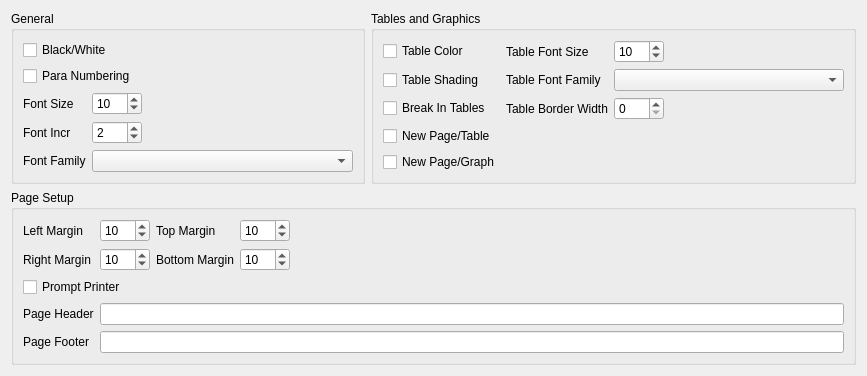
     <widget class="QWidget" name="Printer">
      <attribute name="title">
       <string>Printer</string>
      </attribute>
      <layout class="QGridLayout" name="gridLayout_13">
       <item row="0" column="0">
        <widget class="QGroupBox" name="groupBox_general">
         <property name="title">
          <string>General</string>
         </property>
         <layout class="QGridLayout" name="gridLayout_4">
          <item row="4" column="0">
           <widget class="QLabel" name="label_font_family">
            <property name="text">
             <string>Font Family</string>
            </property>
           </widget>
          </item>
          <item row="0" column="0" colspan="2">
           <widget class="QCheckBox" name="checkBox_black_white">
            <property name="text">
             <string>Black/White</string>
            </property>
           </widget>
          </item>
          <item row="2" column="1">
           <widget class="QSpinBox" name="spinBox_font_size">
            <property name="sizePolicy">
             <sizepolicy hsizetype="Fixed" vsizetype="Fixed">
              <horstretch>0</horstretch>
              <verstretch>0</verstretch>
             </sizepolicy>
            </property>
            <property name="minimumSize">
             <size>
              <width>50</width>
              <height>0</height>
             </size>
            </property>
            <property name="maximumSize">
             <size>
              <width>50</width>
              <height>16777215</height>
             </size>
            </property>
            <property name="maximum">
             <number>80</number>
            </property>
            <property name="value">
             <number>10</number>
            </property>
           </widget>
          </item>
          <item row="4" column="1" colspan="2">
           <widget class="QComboBox" name="comboBox_font_family"/>
          </item>
          <item row="0" column="2">
           <spacer name="horizontalSpacer">
            <property name="orientation">
             <enum>Qt::Horizontal</enum>
            </property>
            <property name="sizeHint" stdset="0">
             <size>
              <width>205</width>
              <height>20</height>
             </size>
            </property>
           </spacer>
          </item>
          <item row="1" column="2">
           <spacer name="horizontalSpacer_2">
            <property name="orientation">
             <enum>Qt::Horizontal</enum>
            </property>
            <property name="sizeHint" stdset="0">
             <size>
              <width>205</width>
              <height>20</height>
             </size>
            </property>
           </spacer>
          </item>
          <item row="3" column="1">
           <widget class="QSpinBox" name="spinBox_font_incr">
            <property name="sizePolicy">
             <sizepolicy hsizetype="Fixed" vsizetype="Fixed">
              <horstretch>0</horstretch>
              <verstretch>0</verstretch>
             </sizepolicy>
            </property>
            <property name="minimumSize">
             <size>
              <width>50</width>
              <height>0</height>
             </size>
            </property>
            <property name="maximumSize">
             <size>
              <width>50</width>
              <height>16777215</height>
             </size>
            </property>
            <property name="maximum">
             <number>20</number>
            </property>
            <property name="value">
             <number>2</number>
            </property>
           </widget>
          </item>
          <item row="3" column="0">
           <widget class="QLabel" name="label_font_incr">
            <property name="text">
             <string>Font Incr</string>
            </property>
           </widget>
          </item>
          <item row="1" column="0" colspan="2">
           <widget class="QCheckBox" name="checkBox_para_numbering">
            <property name="text">
             <string>Para Numbering</string>
            </property>
           </widget>
          </item>
          <item row="2" column="2">
           <spacer name="horizontalSpacer_3">
            <property name="orientation">
             <enum>Qt::Horizontal</enum>
            </property>
            <property name="sizeHint" stdset="0">
             <size>
              <width>205</width>
              <height>20</height>
             </size>
            </property>
           </spacer>
          </item>
          <item row="3" column="2">
           <spacer name="horizontalSpacer_4">
            <property name="orientation">
             <enum>Qt::Horizontal</enum>
            </property>
            <property name="sizeHint" stdset="0">
             <size>
              <width>205</width>
              <height>20</height>
             </size>
            </property>
           </spacer>
          </item>
          <item row="2" column="0">
           <widget class="QLabel" name="label_font_size">
            <property name="text">
             <string>Font Size</string>
            </property>
           </widget>
          </item>
         </layout>
        </widget>
       </item>
       <item row="1" column="0" colspan="2">
        <widget class="QGroupBox" name="groupBox_page_setup">
         <property name="title">
          <string>Page Setup</string>
         </property>
         <layout class="QGridLayout" name="gridLayout_6">
          <item row="0" column="0">
           <widget class="QLabel" name="label_margin_left">
            <property name="text">
             <string>Left Margin</string>
            </property>
           </widget>
          </item>
          <item row="0" column="1">
           <widget class="QSpinBox" name="spinBox_margin_left">
            <property name="sizePolicy">
             <sizepolicy hsizetype="Fixed" vsizetype="Fixed">
              <horstretch>0</horstretch>
              <verstretch>0</verstretch>
             </sizepolicy>
            </property>
            <property name="minimumSize">
             <size>
              <width>50</width>
              <height>0</height>
             </size>
            </property>
            <property name="maximumSize">
             <size>
              <width>50</width>
              <height>16777215</height>
             </size>
            </property>
            <property name="maximum">
             <number>20</number>
            </property>
            <property name="value">
             <number>10</number>
            </property>
           </widget>
          </item>
          <item row="0" column="2">
           <widget class="QLabel" name="label_margin_top">
            <property name="text">
             <string>Top Margin</string>
            </property>
           </widget>
          </item>
          <item row="0" column="3">
           <widget class="QSpinBox" name="spinBox_margin_top">
            <property name="sizePolicy">
             <sizepolicy hsizetype="Fixed" vsizetype="Fixed">
              <horstretch>0</horstretch>
              <verstretch>0</verstretch>
             </sizepolicy>
            </property>
            <property name="minimumSize">
             <size>
              <width>50</width>
              <height>0</height>
             </size>
            </property>
            <property name="maximumSize">
             <size>
              <width>50</width>
              <height>16777215</height>
             </size>
            </property>
            <property name="maximum">
             <number>20</number>
            </property>
            <property name="value">
             <number>10</number>
            </property>
           </widget>
          </item>
          <item row="0" column="4">
           <spacer name="horizontalSpacer_6">
            <property name="orientation">
             <enum>Qt::Horizontal</enum>
            </property>
            <property name="sizeHint" stdset="0">
             <size>
              <width>539</width>
              <height>20</height>
             </size>
            </property>
           </spacer>
          </item>
          <item row="1" column="0">
           <widget class="QLabel" name="label_margin_right">
            <property name="text">
             <string>Right Margin</string>
            </property>
           </widget>
          </item>
          <item row="1" column="1">
           <widget class="QSpinBox" name="spinBox_margin_right">
            <property name="sizePolicy">
             <sizepolicy hsizetype="Fixed" vsizetype="Fixed">
              <horstretch>0</horstretch>
              <verstretch>0</verstretch>
             </sizepolicy>
            </property>
            <property name="minimumSize">
             <size>
              <width>50</width>
              <height>0</height>
             </size>
            </property>
            <property name="maximumSize">
             <size>
              <width>50</width>
              <height>16777215</height>
             </size>
            </property>
            <property name="maximum">
             <number>20</number>
            </property>
            <property name="value">
             <number>10</number>
            </property>
           </widget>
          </item>
          <item row="1" column="2">
           <widget class="QLabel" name="label_margin_bottom">
            <property name="text">
             <string>Bottom Margin</string>
            </property>
           </widget>
          </item>
          <item row="1" column="3">
           <widget class="QSpinBox" name="spinBox_margin_bottom">
            <property name="sizePolicy">
             <sizepolicy hsizetype="Fixed" vsizetype="Fixed">
              <horstretch>0</horstretch>
              <verstretch>0</verstretch>
             </sizepolicy>
            </property>
            <property name="minimumSize">
             <size>
              <width>50</width>
              <height>0</height>
             </size>
            </property>
            <property name="maximumSize">
             <size>
              <width>50</width>
              <height>16777215</height>
             </size>
            </property>
            <property name="maximum">
             <number>20</number>
            </property>
            <property name="value">
             <number>10</number>
            </property>
           </widget>
          </item>
          <item row="1" column="4">
           <spacer name="horizontalSpacer_7">
            <property name="orientation">
             <enum>Qt::Horizontal</enum>
            </property>
            <property name="sizeHint" stdset="0">
             <size>
              <width>539</width>
              <height>20</height>
             </size>
            </property>
           </spacer>
          </item>
          <item row="2" column="0" colspan="2">
           <widget class="QCheckBox" name="checkBox_prompt_printer">
            <property name="text">
             <string>Prompt Printer</string>
            </property>
           </widget>
          </item>
          <item row="2" column="2" colspan="3">
           <spacer name="horizontalSpacer_5">
            <property name="orientation">
             <enum>Qt::Horizontal</enum>
            </property>
            <property name="sizeHint" stdset="0">
             <size>
              <width>682</width>
              <height>20</height>
             </size>
            </property>
           </spacer>
          </item>
          <item row="3" column="0">
           <widget class="QLabel" name="label_page_header">
            <property name="text">
             <string>Page Header</string>
            </property>
           </widget>
          </item>
          <item row="3" column="1" colspan="4">
           <widget class="QLineEdit" name="lineEdit_page_header"/>
          </item>
          <item row="4" column="0">
           <widget class="QLabel" name="label_page_footer">
            <property name="text">
             <string>Page Footer</string>
            </property>
           </widget>
          </item>
          <item row="4" column="1" colspan="4">
           <widget class="QLineEdit" name="lineEdit_page_footer"/>
          </item>
         </layout>
        </widget>
       </item>
       <item row="0" column="1">
        <widget class="QGroupBox" name="groupBox_tables_graphics">
         <property name="title">
          <string>Tables and Graphics</string>
         </property>
         <layout class="QGridLayout" name="gridLayout_5">
          <item row="0" column="0">
           <widget class="QCheckBox" name="checkBox_table_color">
            <property name="text">
             <string>Table Color</string>
            </property>
           </widget>
          </item>
          <item row="0" column="1">
           <widget class="QLabel" name="label_table_font_size">
            <property name="text">
             <string>Table Font Size</string>
            </property>
           </widget>
          </item>
          <item row="0" column="2">
           <widget class="QSpinBox" name="spinBox_table_font_size">
            <property name="sizePolicy">
             <sizepolicy hsizetype="Fixed" vsizetype="Fixed">
              <horstretch>0</horstretch>
              <verstretch>0</verstretch>
             </sizepolicy>
            </property>
            <property name="minimumSize">
             <size>
              <width>50</width>
              <height>0</height>
             </size>
            </property>
            <property name="maximumSize">
             <size>
              <width>50</width>
              <height>16777215</height>
             </size>
            </property>
            <property name="maximum">
             <number>80</number>
            </property>
            <property name="value">
             <number>10</number>
            </property>
           </widget>
          </item>
          <item row="0" column="3">
           <spacer name="horizontalSpacer_8">
            <property name="orientation">
             <enum>Qt::Horizontal</enum>
            </property>
            <property name="sizeHint" stdset="0">
             <size>
              <width>174</width>
              <height>20</height>
             </size>
            </property>
           </spacer>
          </item>
          <item row="1" column="0">
           <widget class="QCheckBox" name="checkBox_table_shading">
            <property name="text">
             <string>Table Shading</string>
            </property>
           </widget>
          </item>
          <item row="1" column="1">
           <widget class="QLabel" name="label_table_font_family">
            <property name="text">
             <string>Table Font Family</string>
            </property>
           </widget>
          </item>
          <item row="2" column="0">
           <widget class="QCheckBox" name="checkBox_table_break">
            <property name="text">
             <string>Break In Tables</string>
            </property>
           </widget>
          </item>
          <item row="2" column="1">
           <widget class="QLabel" name="label_table_border_width">
            <property name="text">
             <string>Table Border Width</string>
            </property>
           </widget>
          </item>
          <item row="2" column="2">
           <widget class="QSpinBox" name="spinBox_table_border_width">
            <property name="sizePolicy">
             <sizepolicy hsizetype="Fixed" vsizetype="Fixed">
              <horstretch>0</horstretch>
              <verstretch>0</verstretch>
             </sizepolicy>
            </property>
            <property name="minimumSize">
             <size>
              <width>50</width>
              <height>0</height>
             </size>
            </property>
            <property name="maximumSize">
             <size>
              <width>50</width>
              <height>16777215</height>
             </size>
            </property>
            <property name="maximum">
             <number>10</number>
            </property>
            <property name="value">
             <number>0</number>
            </property>
           </widget>
          </item>
          <item row="2" column="3">
           <spacer name="horizontalSpacer_9">
            <property name="orientation">
             <enum>Qt::Horizontal</enum>
            </property>
            <property name="sizeHint" stdset="0">
             <size>
              <width>174</width>
              <height>20</height>
             </size>
            </property>
           </spacer>
          </item>
          <item row="3" column="0">
           <widget class="QCheckBox" name="checkBox_table_new_page">
            <property name="text">
             <string>New Page/Table</string>
            </property>
           </widget>
          </item>
          <item row="3" column="1" colspan="3">
           <spacer name="horizontalSpacer_10">
            <property name="orientation">
             <enum>Qt::Horizontal</enum>
            </property>
            <property name="sizeHint" stdset="0">
             <size>
              <width>338</width>
              <height>20</height>
             </size>
            </property>
           </spacer>
          </item>
          <item row="4" column="0">
           <widget class="QCheckBox" name="checkBox_graph_new_page">
            <property name="text">
             <string>New Page/Graph</string>
            </property>
           </widget>
          </item>
          <item row="4" column="1" colspan="3">
           <spacer name="horizontalSpacer_11">
            <property name="orientation">
             <enum>Qt::Horizontal</enum>
            </property>
            <property name="sizeHint" stdset="0">
             <size>
              <width>338</width>
              <height>20</height>
             </size>
            </property>
           </spacer>
          </item>
          <item row="1" column="2" colspan="2">
           <widget class="QComboBox" name="comboBox_table_font_family"/>
          </item>
         </layout>
        </widget>
       </item>
      </layout>
     </widget>
